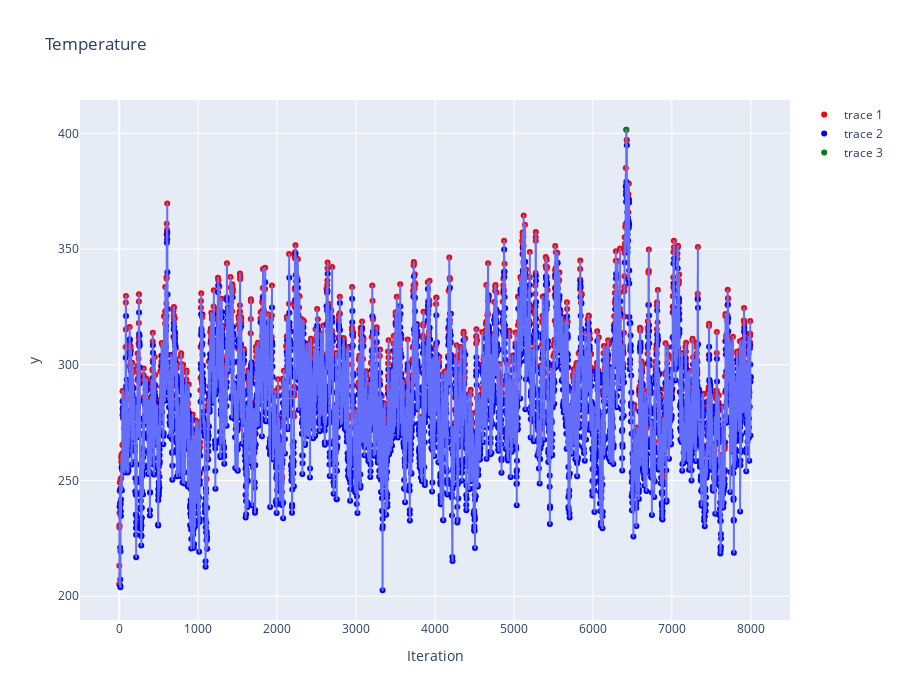

Notebook source saved alongside this figure:
### Code cell
plot_temperature_history(iter_history)

### Figure 1 — Plotly figure (JSON) as saved in the notebook; plotly's stock layout.template omitted (floating-point values rounded to 4 significant figures; data arrays with more than 128 entries replaced by an {"elided": "..."} marker saying what was removed)
{"data": [{"hovertemplate": "Iteration=%{x}<br>y=%{y}<extra></extra>", "legendgroup": "", "line": {"color": "#636efa", "dash": "solid"}, "marker": {"symbol": "circle"}, "mode": "lines", "name": "", "showlegend": false, "x": {"elided": "6584 int values"}, "xaxis": "x", "y": {"elided": "6584 float values"}, "yaxis": "y", "type": "scattergl"}, {"marker": {"color": "red"}, "mode": "markers", "x": {"elided": "1818 int values"}, "y": {"elided": "1818 float values"}, "type": "scatter"}, {"marker": {"color": "blue"}, "mode": "markers", "x": {"elided": "4766 int values"}, "y": {"elided": "4766 float values"}, "type": "scatter"}, {"marker": {"color": "green"}, "mode": "markers", "x": [6422], "y": [401.5], "type": "scatter"}], "layout": {"xaxis": {"anchor": "y", "domain": [0.0, 1.0], "title": {"text": "Iteration"}}, "yaxis": {"anchor": "x", "domain": [0.0, 1.0], "title": {"text": "y"}}, "legend": {"tracegroupgap": 0}, "title": {"text": "Temperature"}, "height": 700}}
